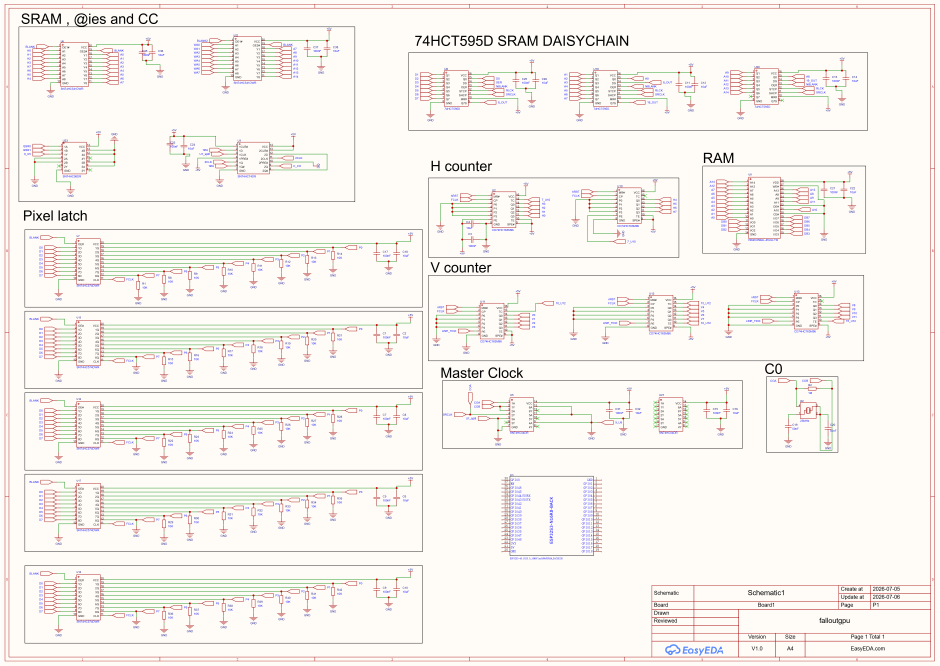
#> input picture firmware/SCH_Schematic1_1-P1_2026-07-06.png, 4698 x 3326 px (shown at 1/5 size)
$ python bake_asset.py ../SCH_Schematic1_1-P1_2026-07-06.png
#> lines starting #> are read from the running program, lines starting #| are printed output that depends on the picture
#!/usr/bin/env python3
"""
bake_asset.py -- FALLOUT GPU asset baker (spec section 5).

Converts a PNG into an RGB 3-3-2 C header for the 160x120 discrete-logic GPU
framebuffer. Pixel packing matches the GPU/firmware exactly:

    rgb332 = (r & 0xE0) | ((g & 0xE0) >> 3) | ((b & 0xC0) >> 6)

Bytes are emitted row-major (index = y * W + x), 16 bytes per line, wrapped in
an include guard with <NAME>_W / <NAME>_H defines.

Usage:
    python bake_asset.py INPUT.png [-o OUT.h] [--width 160] [--height 120]
                         [--name ARRAYNAME] [--preview PREVIEW.png]
                         [--resample nearest|lanczos]

Options:
    -o OUT.h           Output header path (default: INPUT basename + .h)
    --width/--height   Target size (default 160x120, the GPU framebuffer)
    --name NAME        C array name (default: derived from output filename)
    --preview FILE     Also write the quantized result back out as an upscaled
                       PNG (332 decoded with high-bit replication) so you can
                       preview the 8-bit look on the laptop.
    --resample MODE    'lanczos' (default, photos) or 'nearest' (pixel art).

Examples:
    python bake_asset.py vaultboy.png
    python bake_asset.py sprite.png -o sprite.h --name SPRITE --resample nearest
    python bake_asset.py photo.png --preview photo_332.png
"""

import argparse
import os
import re
import sys

from PIL import Image


def pack_rgb332(r, g, b):
    """Quantize an 8-bit RGB triple to one RGB 3-3-2 byte (spec packing)."""
    return (r & 0xE0) | ((g & 0xE0) >> 3) | ((b & 0xC0) >> 6)


def unpack_rgb332(byte):
    """Decode an RGB 3-3-2 byte back to 8-bit RGB using high-bit replication."""
    r3 = (byte >> 5) & 0x07
    g3 = (byte >> 2) & 0x07
    b2 = byte & 0x03
    r = (r3 << 5) | (r3 << 2) | (r3 >> 1)   # 3 bits -> 8 bits
    g = (g3 << 5) | (g3 << 2) | (g3 >> 1)
    b = b2 * 0x55                            # 2 bits -> 8 bits (00,55,AA,FF)
    return (r, g, b)


def sanitize_name(raw):
    """Turn an arbitrary string into a valid C identifier (uppercased)."""
    name = re.sub(r"[^0-9A-Za-z_]", "_", raw).upper()
    if not name or name[0].isdigit():
        name = "_" + name
    return name


def bake(in_path, out_path, width, height, name, resample, preview_path=None,
         preview_scale=4):
#> called with in_path = '../SCH_Schematic1_1-P1_2026-07-06.png', out_path = '../SCH_Schematic1_1-P1_2026-07-06.h', width = 160, height = 120, name = 'SCH_SCHEMATIC1_1_P1_2026_07_06', resample = 1, preview_scale = 4
    img = Image.open(in_path).convert("RGB")
    img = img.resize((width, height), resample=resample)
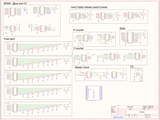
#> img: PIL image 160x120 RGB; mean R, G, B 246.3, 242.4, 238.3

    raw = img.tobytes()  # RGB triples, row-major: pixel index = y * width + x
    data = bytes(pack_rgb332(raw[i], raw[i + 1], raw[i + 2])
                 for i in range(0, len(raw), 3))

    guard = sanitize_name(os.path.basename(out_path)) + "_"
    lines = []
    lines.append("/* Generated by bake_asset.py -- do not edit.")
    lines.append(" * Source: %s" % os.path.basename(in_path))
    lines.append(" * Format: RGB 3-3-2, row-major (index = y * %s_W + x)," % name)
    lines.append(" *         matches the FALLOUT GPU framebuffer byte order.")
    lines.append(" */")
    lines.append("#ifndef %s" % guard)
    lines.append("#define %s" % guard)
    lines.append("")
    lines.append("#include <stdint.h>")
    lines.append("")
    lines.append("#define %s_W %d" % (name, width))
    lines.append("#define %s_H %d" % (name, height))
    lines.append("")
    lines.append("const uint8_t %s[%s_W * %s_H] = {" % (name, name, name))
    for i in range(0, len(data), 16):
        chunk = data[i:i + 16]
        lines.append("    " + ", ".join("0x%02X" % b for b in chunk) + ",")
#> this loop made 1200 passes
#> i on passes 2 to 4: 16, 32, 48
#> after the loop, lines = 1214 items
    lines.append("};")
    lines.append("")
    lines.append("#endif /* %s */" % guard)
    lines.append("")

    with open(out_path, "w", newline="\n") as f:
        f.write("\n".join(lines))

    if preview_path:
        rgb = bytearray()
        for b in data:
            rgb.extend(unpack_rgb332(b))
        decoded = Image.frombytes("RGB", (width, height), bytes(rgb))
        decoded = decoded.resize(
            (width * preview_scale, height * preview_scale),
            resample=Image.Resampling.NEAREST,
        )
        decoded.save(preview_path)

    return data


def main(argv=None):
    ap = argparse.ArgumentParser(
        description="Bake a PNG into an RGB 3-3-2 C header for the FALLOUT GPU."
    )
    ap.add_argument("input", help="input PNG (any mode; converted to RGB)")
    ap.add_argument("-o", "--output", default=None,
                    help="output .h path (default: input basename + .h)")
    ap.add_argument("--width", type=int, default=160,
                    help="target width (default 160)")
    ap.add_argument("--height", type=int, default=120,
                    help="target height (default 120)")
    ap.add_argument("--name", default=None,
                    help="C array name (default: derived from output filename)")
    ap.add_argument("--preview", default=None, metavar="PREVIEW.png",
                    help="write the quantized image back as an upscaled PNG")
    ap.add_argument("--resample", choices=("nearest", "lanczos"),
                    default="lanczos",
                    help="resize filter: lanczos (default) or nearest "
                         "(use nearest for pixel art)")
    args = ap.parse_args(argv)

    if args.width <= 0 or args.height <= 0:
        ap.error("--width and --height must be positive")

    out_path = args.output
    if out_path is None:
        out_path = os.path.splitext(args.input)[0] + ".h"

    name = args.name
    if name is None:
        name = sanitize_name(os.path.splitext(os.path.basename(out_path))[0])
    else:
        name = sanitize_name(name)

    resample = (Image.Resampling.NEAREST if args.resample == "nearest"
                else Image.Resampling.LANCZOS)

    data = bake(args.input, out_path, args.width, args.height, name,
                resample, preview_path=args.preview)

    print("baked %s -> %s (%s[%d] = %dx%d RGB332, %d bytes)" % (
        args.input, out_path, name, len(data), args.width, args.height,
        len(data)))
#| baked ../SCH_Schematic1_1-P1_2026-07-06.png -> ../SCH_Schematic1_1-P1_2026-07-06.h (SCH_SCHEMATIC1_1_P1_2026_07_06[19200] = 160x120 RGB332, 19200 bytes)
    if args.preview:
        print("preview written to %s" % args.preview)
    return 0


if __name__ == "__main__":
    sys.exit(main())
#> (the program exits here)
